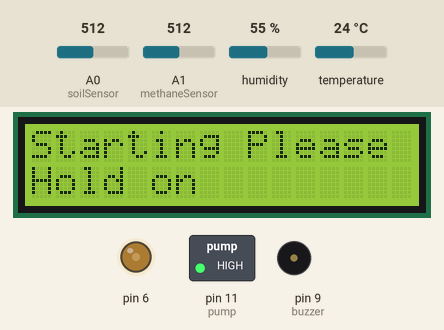
Simulated run of this sketch. Board: Arduino Uno, built with avr-gcc and run on an emulated ATmega328P. Shown: 16×2 character LCD, switched loads named in the sketch (green lamp = pin HIGH), output pins drawn as LEDs (lit = HIGH), buzzer (waves = sounding). Inputs (shaded band) come from the test bench; at power-on: humidity 55 %, A0 (soilSensor) = 512, A1 (methaneSensor) = 512, temperature 24 °C. The modem accepts every AT command (registered, SIM ready, sends succeed) and sends nothing else; what the sketch prints to the serial monitor is not drawn.

Above: at 3.6 s.
At 17.3 s:
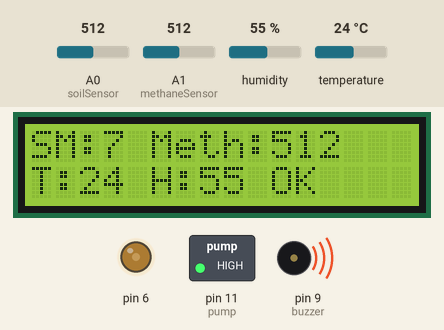
17.4 s: humidity set to 22 %
At 25.1 s:
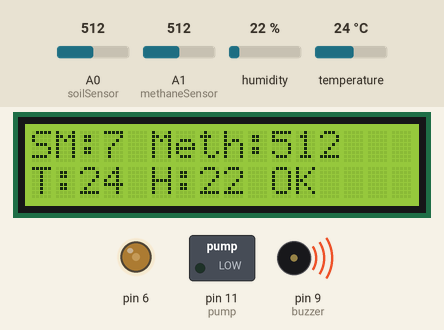
Timing chart, 0 to 30.9 s (numbered marks = the images above; inputs shaded):
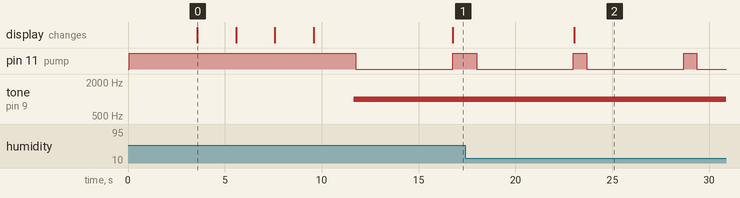

The sketch:

Automatic_Farm.ino
```cpp
#include "DHT.h"

#define DHTPIN 10     // Digital pin connected to the DHT sensor

#define DHTTYPE DHT11   // DHT 11

DHT dht(DHTPIN, DHTTYPE);

int Contrast = 75;
#include <LiquidCrystal.h>
#include <SoftwareSerial.h>
int soilSensor = A0;
int methaneSensor = A1;
LiquidCrystal lcd(13, 12, 5, 4, 3, 2);
int buzzer = 9;
int pump = 11;
#define RX 7
#define TX 8
String AP = "arduino";
String PASS = "bitcoinh";
String API = "OTTV2ZD3KWL4N5BW";   // Write API KEY
String HOST = "api.thingspeak.com";
String PORT = "80";
String temperatureField = "field1";
String humidityField = "field2";
String soilMoistureField = "field3";
String metahneField = "field4";
int countTrueCommand;
int countTimeCommand;
boolean found = false;
String info;


int soil_value;
int  temp_value;
int hum_value;
int gas_value;
int tempSensor = 1;


SoftwareSerial esp8266(RX, TX);


void setup() {
  dht.begin();
  Serial.begin(9600);
  lcd.begin(16, 2);
  pinMode(buzzer, OUTPUT);
  pinMode(methaneSensor, INPUT);
  pinMode(soilSensor, INPUT);
  pinMode(pump, OUTPUT);
  digitalWrite(pump, HIGH);
  analogWrite(6, Contrast);
  esp8266.begin(115200);
  writeLcd("Warming Up", "Gimme a sec");
  delay(3000);
  writeLcd("Starting Please", "Hold on");
  delay(1500);
  writeLcd("Setting Up", "Network");
  delay(1500);
  sendCommand("AT", 5, "OK");

  writeLcd("Enabling wifi", "Mode");
  delay(1500);
  sendCommand("AT+CWMODE=1", 5, "OK");

  writeLcd("Connecting to  ", AP + "'s wifi");
  delay(1500);
  sendCommand("AT+CWJAP=\"" + AP + "\",\"" + PASS + "\"", 20, "OK");
}

void loop() {

  updateAllData();
  writeToLcd();
  String getTempData = "GET /update?api_key=" + API + "&" + temperatureField + "=" + String(temp_value);
  String getHumData = "GET /update?api_key=" + API + "&" +  humidityField + "=" + String(hum_value);
  String getSoilData = "GET /update?api_key=" + API + "&" +  soilMoistureField + "=" + String(soil_value);
  String getGasData = "GET /update?api_key=" + API + "&" +  metahneField + "=" + String(gas_value);

  sendCommand("AT+CIPMUX=1", 5, "OK");

  sendToCloud(getTempData);
  writeToLcd();
  updateAllData();

  sendToCloud(getHumData);
  writeToLcd();
  updateAllData();

  sendToCloud(getSoilData);
  writeToLcd();
  updateAllData();

  sendToCloud(getGasData);
  writeToLcd();


  delay(2000);
  countTrueCommand++;
  sendCommand("AT+CIPCLOSE=0", 5, "OK");
}
void sprayWater() {
  digitalWrite(pump, LOW);
  delay(5000);
  digitalWrite(pump, HIGH);

}
void buzzHandler(){
  if (soil_value>200 ||soil_value<10 ||gas_value>400 || temp_value>60){
    Serial.print("Warning = ");
    Serial.println("ON");
    buzz();
  }else{
    Serial.print("Warning = ");
    Serial.println("OFF");
    unbuzz();
  }
}
void buzz() {
  tone(buzzer, 1000);
  delay(100);
}
void unbuzz() {
  noTone(buzzer);
  delay(100);
}
void writeToLcd() {
  String displayDataLine1 = "SM:" + String((int)soil_value) + " Meth:" +  String((int)gas_value);
  String displayDataLine2 = "T:" +  String((int)temp_value) + " H:" +  String((int)hum_value) + " " + info;
  writeLcd(displayDataLine1, displayDataLine2);
}
void sendToCloud(String api) {
  sendCommand("AT+CIPSTART=0,\"TCP\",\"" + HOST + "\"," + PORT,     15      ,                "OK");
  sendCommand("AT+CIPSEND=0," + String(api.length() + 4),      4        , ">");
  esp8266.println(api);
}

void updateHumidityData() {
  //  return random(1000);
   float h = dht.readHumidity();
  // Read temperature as Celsius (the default)
  float t = dht.readTemperature();
  Serial.print("Temperature = ");
  temp_value = (int)t;
  Serial.println(temp_value);

  Serial.print("Humidity = ");
  hum_value = (int)h;
  Serial.println( hum_value);
  // Replace with your own sensor code
}
void updateAllData() {
  updateHumidityData();
  updateSoilData();
  updateGas();
  buzzHandler();
  if(soil_value<100){
    sprayWater();
  }


}
void updateSoilData() {
  soil_value = analogRead(soilSensor);
  soil_value = map(soil_value, 550, 10, 0, 100);
  Serial.print("Soil Moisture = ");
  Serial.println( soil_value);

}
void updateGas() {
  //gas_value = digitalRead(methaneSensor);
  gas_value = analogRead(methaneSensor);
  //Serial.println(gas_value);
  Serial.print("Gas = ");
  Serial.println( gas_value);

}

void sendCommand(String command, int maxTime, char readReplay[]) {
  Serial.print(countTrueCommand);
  Serial.print(". at command => ");
  Serial.print(command);
  Serial.print(" ");
  while (countTimeCommand < (maxTime * 1))
  {
    esp8266.println(command);//at+cipsend
    if (esp8266.find(readReplay)) //ok
    {
      found = true;
      break;
    }

    countTimeCommand++;
  }

  if (found == true)
  {
    if (command != "AT+CIPCLOSE=0") {
      info = "OK   ";
    }
    Serial.println("OYI");
    countTrueCommand++;
    countTimeCommand = 0;
  }

  if (found == false)
  {
    if (command != "AT+CIPCLOSE=0") {
      info = "BAD   ";
    }
    Serial.println("Fail");
    countTrueCommand = 0;
    countTimeCommand = 0;
  }

  found = false;
}
void writeLcd(String line1, String line2) {
  lcd.clear();
  lcd.setCursor(0, 0);
  lcd.print(line1);
  lcd.setCursor(0, 1);
  lcd.print(line2);
  delay(500);
}
```

Measured:
- after the input at 17.4 s, the display: changes after 5.6 s (image 2)
- by itself, pin 11 (pump): alternates HIGH for 0.69 s and LOW for 5.0 s
- what the display in image 0 shows lasts 2.0 s, from 3.6 s to 5.6 s
